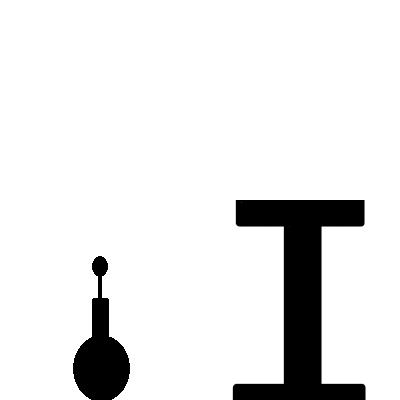

Python code for this plot:
from dgl.nn import GATConv
import torch.nn as nn
import torch.nn.functional as F
import sys
from PIL import Image
import random
import torch_geometric
from torch_geometric.data import Data
import networkx as nx
import matplotlib
import matplotlib.pyplot
import dgl
import numpy as np
import torch
from torch.nn import Linear
import dgl.data
import matplotlib.pyplot as plt
import egg.core as core
import argparse
import cv2





class InformedSender(nn.Module):
    def __init__(
        self, game_size, feat_size, embedding_size, hidden_size, vocab_size=10, temp=1.0, head_size = 2):
        super(InformedSender, self).__init__()
        self.game_size = game_size
        self.embedding_size = embedding_size
        self.hidden_size = hidden_size
        self.vocab_size = vocab_size
        self.temp = temp

        self.im_lin1 = nn.Linear(feat_size, embedding_size, bias=False)
        self.im_conv1 = nn.Conv2d(1, hidden_size, kernel_size=(game_size, 1), stride=(game_size, 1), bias=False)
        self.im_conv2 = nn.Conv2d(1, 1, kernel_size=(hidden_size, 1), stride=(hidden_size, 1), bias=False)
        self.im_lin2 = nn.Linear(embedding_size * 2, vocab_size, bias=False)

        self.gr_conv1 = GATConv(3, hidden_size, num_heads = head_size)
        self.gr_conv2 = GATConv(hidden_size, embedding_size, num_heads = head_size)
        self.gr_lin1 = nn.Linear(embedding_size*2, embedding_size)

    def forward(self, x, graphs, _aux_input=None):
        #embedding images 
        emb = []
        for i in range(self.game_size):
            emb.append(self.return_embeddings(x[i]))
        emb = torch.concat(emb, dim=2)       # batch_size, 1, game_size, embedding_size


        h = self.im_conv1(emb)               # batch_size, hidden_size, 1, embedding_size
        h = torch.nn.LeakyReLU()(h)

        h = h.transpose(1, 2)                # batch_size, 1, hidden_size, embedding_size
        h = self.im_conv2(h)                 # 1, 1, 1, embedding_size
        h = torch.nn.LeakyReLU()(h)

        h = h.squeeze(dim=1)
        h = h.squeeze(dim=1)                 # h of size (batch_size, embedding_size)

        
        #embedding graphs
        gr_emb = []
        for i in range(self.game_size):
            g = graphs[i]
            feat = g.ndata['object']

            res = self.gr_conv1(g, feat)
            res= res.relu()
            res = self.gr_conv2(g, res)
            g.ndata['h'] = res
            a = dgl.mean_nodes(g, 'h')
            a = dgl.mean_nodes(g, 'h')
            gr_emb.append(a[0][0][0])

        gr_emb = torch.concat(gr_emb, dim=0)  #emb_size * 2

        gr_emb = self.gr_lin1(gr_emb)         #emb_size

        h = torch.cat((gr_emb, h[0]))         #emb_size * 2

        h = self.im_lin2(h)                   #vocab_size
        h = h.mul(1.0 / self.temp)
        logits = F.log_softmax(h, dim=0)
        return logits

    def return_embeddings(self, x):
        # Embed each image (left or right)
        embs = []
        h = torch.from_numpy(x).float()
        
        # Assuming h has a size of [400 x 400], you may want to flatten it
        h = h.view(-1)
        # Apply the linear layer
        h_i = self.im_lin1(h)
        
        # Reshape the result to [batch_size x 1 x 1 x embedding_size]
        h_i = h_i.view(-1, 1, 1, self.embedding_size)
        
        # Append to the list of embeddings
        embs.append(h_i)
        
        # Concatenate the embeddings along the fourth dimension
        h = torch.cat(embs, dim=2)
        return h

class Receiver(nn.Module):
    def __init__(
        self, game_size, feat_size, embedding_size, hidden_size, vocab_size=10, temp=1.0, head_size = 2):
        super(Receiver, self).__init__()
        self.game_size = 2
        self.embedding_size = 30
        self.hidden_size = 80
        self.vocab_size = vocab_size
        self.temp = temp
        
        self.im_lin1 = nn.Linear(feat_size, embedding_size, bias=False)
        self.im_conv1 = nn.Conv2d( 1, hidden_size,  kernel_size=(game_size, 1), stride=(game_size, 1), bias=False,)
        self.im_conv2 = nn.Conv2d(1, 1, kernel_size=(hidden_size, 1), stride=(hidden_size, 1), bias=False)
        self.im_lin2 = nn.Linear(embedding_size * 2 + vocab_size, hidden_size, bias=False)
        self.im_lin3 = nn.Linear(hidden_size, 2, bias=False)
        self.gr_conv1 = GATConv(3, hidden_size, num_heads = head_size)
        self.gr_conv2 = GATConv(hidden_size, embedding_size, num_heads = head_size)
        self.gr_lin1 = nn.Linear(embedding_size*2, embedding_size)

    def forward(self, x, graphs, vocab, _aux_input=None):
        emb = []
        #make sure graphs and images are given in random order
        game_size_list = range(self.game_size)
        order = sorted(game_size_list, key=lambda x: random.random())

        for i in order:
            emb.append(self.return_embeddings(x[i]))

        emb = torch.concat(emb, dim=2)       # batch_size, 1, game_size, embedding_size

        h = self.im_conv1(emb)               # batch_size, hidden_size, 1, embedding_size
        h = torch.nn.LeakyReLU()(h)

        h = h.transpose(1, 2)                # batch_size, 1, hidden_size, embedding_size
        h = self.im_conv2(h)                 # 1, 1, 1, embedding_size
        h = torch.nn.LeakyReLU()(h)

        h = h.squeeze(dim=1)
        h = h.squeeze(dim=1)                 # h of size (batch_size, embedding_size)

        gr_emb = []
        for i in order:
            g = graphs[i]
            feat = g.ndata['object']
            res = self.gr_conv1(g, feat)
            res= res.relu()
            res = self.gr_conv2(g, res)
            g.ndata['h'] = res
            a = dgl.mean_nodes(g, 'h')
            a = dgl.mean_nodes(g, 'h')
            gr_emb.append(a[0][0][0])

        gr_emb = torch.cat(gr_emb, dim=0)
        gr_emb = self.gr_lin1(gr_emb)

        h = torch.cat((gr_emb, h[0]))
        h = torch.cat((h, vocab))
        print(h)
        raise(KeyboardInterrupt)
        h = self.im_lin2(h)
        h = self.im_lin3(h)
        h = h.mul(1.0 / self.temp)
        # h of size (batch_size, vocab_size)
        logits = F.log_softmax(h, dim=0)
        return logits, order.index(0)

    def return_embeddings(self, x):
        # Embed each image (left or right)
        embs = []
        h = torch.from_numpy(x).float()
        
        # Assuming h has a size of [400 x 400], you may want to flatten it
        h = h.view(-1)
        # Apply the linear layer
        h_i = self.im_lin1(h)
        
        # Reshape the result to [batch_size x 1 x 1 x embedding_size]
        h_i = h_i.view(-1, 1, 1, self.embedding_size)
        
        # Append to the list of embeddings
        embs.append(h_i)
        
        # Concatenate the embeddings along the fourth dimension
        h = torch.cat(embs, dim=2)
        return h

def pic_gen():
    templates = [[0, 1], [2, 0], [2, 1], [2, 2]]
    images = [[r".\img\fles.png", r".\img\lama.png", r".\img\tulp.png"], [r".\img\pilaar.png", r".\img\tafel.png", r".\img\stoel.png"], [r".\img\leeg.png", r".\img\leeg.png", r".\img\leeg.png"]]

    seed = random.randint(0, 3)
    seed2 = random.randint(0, 3)

    images_list = [templates[seed][0], templates[seed][1], templates[seed2][0], templates[seed2][1]]
    x = [[x] for x in images_list]
    images_list = [images[images_list[0]][random.randint(0, 2)], images[images_list[1]][random.randint(0, 2)], images[images_list[2]][random.randint(0, 2)], images[images_list[3]][random.randint(0, 2)]]
    images = [Image.open(x) for x in images_list]

    widths, heights = images[0].size

    total_width = widths*2
    max_height = heights*2

    new_im = Image.new('RGB', (total_width, max_height))

    xy = [[0, 0], [0, 1], [1, 0], [1, 1]]
    offset = 0
    for im in images:
        x_offset, y_offset = im.size[0]*xy[offset][0], im.size[0]*xy[offset][1]
        new_im.paste(im, (x_offset, y_offset))
        offset+=1
    new_im.save('test.jpg')
    new_im = cv2.imread('test.jpg', cv2.IMREAD_GRAYSCALE)


    if images_list[0] == '.\\img\\leeg.png' and images_list[1] == '.\\img\\leeg.png':
        label = torch.tensor([1])
    else:
        label = torch.tensor([0])

    g = dgl.graph(([0, 1,  2,  3,  0,  1, 2,  3],
        [1, 0,  3,  2,  2,  3, 0,  1]), num_nodes=4)
    matrix_bo_on = [[None, 0, None], [None, None, None], [2, 2, 2]]
    matrix_on_bo = [[None, None, 4], [1, None, 4], [None, None, 3]]

    g.ndata['object'] = torch.zeros(4, 3)
    for i in range(0, 4):
        g.ndata['object'][i][x[i][0]] = 1

    g.edata['relation'] = torch.zeros(8, 7)
    g.edata['relation'][4][5] = 1
    g.edata['relation'][5][5] = 1
    g.edata['relation'][6][6] = 1
    g.edata['relation'][7][6] = 1


    g.edata['relation'][0][matrix_bo_on[x[0][0]][x[1][0]]] = 1
    g.edata['relation'][1][matrix_bo_on[x[2][0]][x[3][0]]] = 1
    g.edata['relation'][2][matrix_on_bo[x[1][0]][x[0][0]]] = 1
    g.edata['relation'][3][matrix_on_bo[x[3][0]][x[2][0]]] = 1

    if g.ndata['object'][0][0] == 1 or g.ndata['object'][1][0] == 1:
        label = torch.tensor([1])
    else:
        label = torch.tensor([0])

    return new_im, g

def get_batch(batch_size):
    images = []
    graphs = []
    for i in range(batch_size):
        img, g = pic_gen()
        images.append(img)
        graphs.append(g)

    return images, graphs



model = InformedSender(game_size = 2, feat_size = 160000, embedding_size = 30, hidden_size=20, head_size = 2)
model2 = Receiver(game_size = 2, feat_size = 160000, embedding_size = 30, hidden_size=20, head_size = 2)

optimizer = torch.optim.Adam(model.parameters(), lr=0.01)
optimizer2 = torch.optim.Adam(model2.parameters(), lr=0.01)

acc_list = []

for epoch in range(1000):
    print(epoch)
    images, graphs = get_batch(2)
    pred = model(images, graphs)
    print(pred)
    pred2, label = model2(images, graphs, pred)
    # print("prediction:", pred2, "true label:", label)
    reward = torch.tensor([1.0 if pred2.argmax() == label else 0.0], requires_grad=True)
    # print("reward:", reward)
    
    optimizer.zero_grad()
    reward.backward()
    optimizer.step()
    reward.backward()
    optimizer2.zero_grad()

    optimizer2.step()

    num_correct = 0
    num_tests = 0


for epoch in range(30):
    images, graphs = get_batch(2)

    pred = model(images, graphs)
    pred2, label = model2(images, graphs, pred)
    if pred2.argmax() == label:
        num_correct += 1
    num_tests += 1
    acc_list.append(num_correct / num_tests)

num_correct = 0
num_tests = 0

for epoch in range(100):
    images, graphs = get_batch(2)

    pred = model(images, graphs)
    pred2, label = model2(images, graphs, pred)
    if pred2.argmax() == label:
        num_correct += 1
    num_tests += 1

plt.plot(range(len(acc_list)), acc_list)
plt.show()
print('Test accuracy:', num_correct / num_tests)